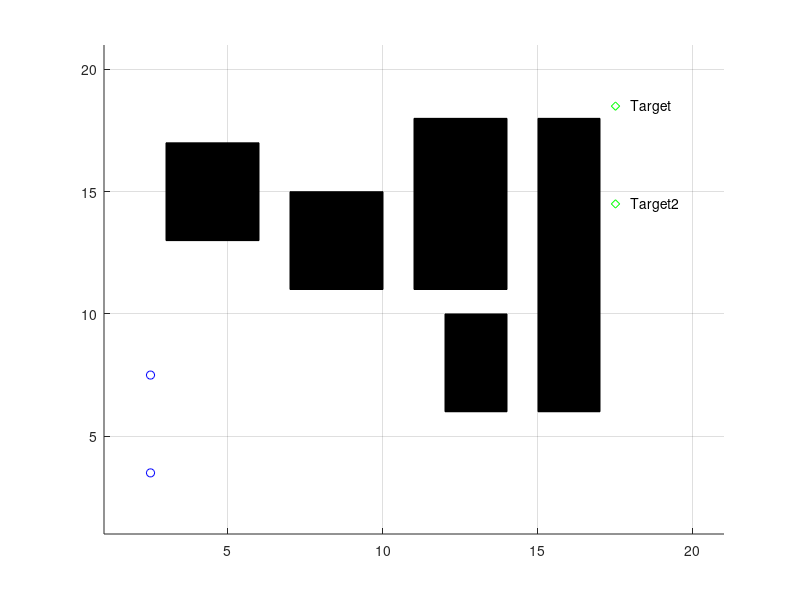

This figure's MATLAB source: (Note: this script raises an error after producing the figure.)

clc
clear
close all

max_x=20;
max_y=20;

environment=2*(ones(max_x,max_y));

j=0;
axis([1 max_x+1 1 max_y+1])
grid on;
hold on;
n=0;

% GOALS 
xval=17;
yval=18;
x_target=xval;
y_target=yval;

xval2 = 17;
yval2 = 14;
x_target2=xval2;
y_target2=yval2;

environment(xval,yval)=0;%Initialize environment with location of the target
environment(xval2,yval2) = 0;

plot(xval+.5,yval+.5,'gd');
text(xval+1,yval+.5,'Target')

plot(xval2+.5,yval2+.5,'gd');
text(xval2+1,yval2+.5,'Target2')

% obstacle 1
for i = 3:5
    for j = 13:16
        environment(i,j) = -1; 
        %plot(i+.5,j+.5,'rd'); 
    end
end
x = [3, 6, 6, 3];
y = [13, 13, 17, 17];

fill(x,y,'k');
% obstacle 2
for i = 7:9
    for j = 11:14 
        environment(i,j) = -1;
        %plot(i+.5,j+.5,'rd'); 
    end
end

x = [7, 10, 10, 7];
y = [11, 11, 15, 15];

fill(x,y,'k');

% obstacle 3
for i = 11:13
    for j = 11:17 
        environment(i,j) = -1;
        %plot(i+.5,j+.5,'rd'); 
    end
end
x = [11, 14, 14, 11];
y = [11, 11, 18, 18];

fill(x,y,'k');
% obstacle 4
for i = 12:13
    for j = 6:9 
        environment(i,j) = -1;
        %plot(i+.5,j+.5,'rd'); 
    end
end

x = [12, 14, 14, 12];
y = [6, 6, 10, 10];

fill(x,y,'k');

% obstacle 5
for i = 15:16
    for j = 6:17 
        environment(i,j) = -1;
        %plot(i+.5,j+.5,'rd'); 
    end
end

x = [15, 17, 17, 15];
y = [6, 6, 18, 18];

fill(x,y,'k');

%plot(19+.5,19+.5,'gd');

xval=2;
yval=7;
x_start=xval;%Starting Position
y_start=yval;%Starting Position

xval2 = 2;
yval2 = 3;
x_start2=xval2;%Starting Position
y_start2=yval2;%Starting Position

environment(xval,yval)=1;
environment(xval2,yval2)=1;

plot(xval+.5,yval+.5,'bo');
plot(xval2+.5,yval2+.5,'bo');

valid=[]; % x | y | parent_x | parent_y | h(n) | g(n) | f(n) 
valid2=[]; % x | y | parent_x | parent_y | h(n) | g(n) | f(n) 


in_valid=[]; % x | y
in_valid2=[]; % x | y


k=1;
for i=1:max_x
    for j=1:max_y
        if(environment(i,j) == -1) % check if obstacle
            in_valid(k,1)=i;            
            in_valid(k,2)=j;
            in_valid2(k,1)=i;
            in_valid2(k,2)=j;
            k=k+1;
        end
    end
end
in_valid_size=size(in_valid,1);
in_valid_size2=size(in_valid2,1);

cell_x=x_start;
cell_y=y_start;

cell_x2=x_start2;
cell_y2=y_start2;

valid_size=1; % initialize size of valid_list
valid_size2=1; % initialize size of valid_list

path_cost=0;
path_cost2=0;

goal_distance=sqrt((cell_x-x_target)^2 + (cell_y-y_target)^2);
goal_distance2=sqrt((cell_x2-x_target2)^2 + (cell_y2-y_target2)^2);

new_row=[1,8];
new_row(1,1)=1;
new_row(1,2)=cell_x;
new_row(1,3)=cell_y;
new_row(1,4)=cell_x; % parent x
new_row(1,5)=cell_y; % parent y 
new_row(1,6)=path_cost;
new_row(1,7)=goal_distance;
new_row(1,8)=goal_distance;

new_row2=[1,8];
new_row2(1,1)=1;
new_row2(1,2)=cell_x;
new_row2(1,3)=cell_y;
new_row2(1,4)=cell_x; % parent x
new_row2(1,5)=cell_y; % parent y 
new_row2(1,6)=path_cost;
new_row2(1,7)=goal_distance;
new_row2(1,8)=goal_distance;

valid(valid_size,:)=new_row; % initializing path with start position
valid(valid_size,1)=0;

valid2(valid_size2,:)=new_row2; % initializing path with start position
valid2(valid_size2,1)=0;

in_valid_size=in_valid_size+1;
in_valid(in_valid_size,1)=cell_x; % make it invalid for further iterations
in_valid(in_valid_size,2)=cell_y;

in_valid_size2=in_valid_size2+1;
in_valid2(in_valid_size2,1)=cell_x2; % make it invalid for further iterations
in_valid2(in_valid_size2,2)=cell_y2;

path_not_found=1;
path_not_found2=1;

first_found = 0;
second_found = 0;
%&& (cell_x2 ~= x_target2 || cell_y2 ~= y_target2)
% && path_not_found2 == 1

while((cell_x ~= x_target || cell_y ~= y_target) && path_not_found == 1)
    % x | y | h | g | f
        successors=explore_successors(cell_x,cell_y,path_cost,x_target,y_target,in_valid,max_x,max_y);
        successors_size=size(successors,1);
        for i=1:successors_size
        flag=0;
        for j=1:valid_size
            if(successors(i,1) == valid(j,2) && successors(i,2) == valid(j,3) ) % if successor same as already existing cell inpath
    %             disp('valid')
    %             valid
    %             disp(' ');
                valid(j,8)=min(valid(j,8),successors(i,5)); % check for minimum f and then pick it 
                if valid(j,8) == successors(i,5)
                    valid(j,4)=cell_x;% parent x
                    valid(j,5)=cell_y;% parent y
                    valid(j,6)=successors(i,3); % h
                    valid(j,7)=successors(i,4); % g
                end;
                flag=1;
            end;
        end;
        if flag == 0 % if new cell with minimum f(n) then add to valid_path
            valid_size= valid_size+1;
            new_row=[1,8];
            new_row(1,1)=1;
            new_row(1,2)=successors(i,1);
            new_row(1,3)=successors(i,2);
            new_row(1,4)=cell_x; % parent x
            new_row(1,5)=cell_y; % parent y
            new_row(1,6)=successors(i,3); % h
            new_row(1,7)=successors(i,4); % g
            new_row(1,8)=successors(i,5); % f
            valid(valid_size,:)= new_row;
         end;
        end;

        index_min_cell = min_f(valid,valid_size,x_target,y_target);
        if (index_min_cell ~= -1) % if index with minimum fn is obstacle no path exists    
            cell_x=valid(index_min_cell,2);
            cell_y=valid(index_min_cell,3);
            
            fprintf('Cell for bot1 choosen x %d, y %d \n',cell_x,cell_y);    
            path_cost=valid(index_min_cell,6);
            
            in_valid_size=in_valid_size+1; % put the cell in_valid so we dont come back on it again
            in_valid(in_valid_size,1)=cell_x;
            in_valid(in_valid_size,2)=cell_y;
            valid(index_min_cell,1)=0;
        else
            path_not_found=0;
        end;
end;
% backtracking to find the path

i=size(in_valid,1);
path=[];
xval=in_valid(i,1); % pick last in in_valid_list that must be target
yval=in_valid(i,2);
i=1;
path(i,1)=xval;
path(i,2)=yval;
i=i+1;

if ( (xval == x_target) && (yval == y_target))
    inode=0;
   parent_x=valid(find((valid(:,2) == xval) & (valid(:,3) == yval),1),4);
   parent_y=valid(find((valid(:,2) == xval) & (valid(:,3) == yval),1),5);
   
   while( parent_x ~= x_start || parent_y ~= y_start)
           path(i,1) = parent_x;
           path(i,2) = parent_y;
           
           inode=find((valid(:,2) == parent_x) & (valid(:,3) == parent_y),1);
           parent_x=valid(inode,4);
           parent_y=valid(inode,5);
           i=i+1;
    end;

% plottin path

j=size(path,1);
 p=plot(path(j,1)+.5,path(j,2)+.5,'bo');
  j=j-1;
 for i=j:-1:1
  pause(.25);
  set(p,'XData',path(i,1)+.5,'YData',path(i,2)+.5);
 drawnow ;
 end;
 plot(path(:,1)+.5,path(:,2)+.5);
else %-------------------------------------------------------------
    inode=0;
   parent_x=valid(find((valid(:,2) == xval) & (valid(:,3) == yval),1),4);
   parent_y=valid(find((valid(:,2) == xval) & (valid(:,3) == yval),1),5);
   
   while( parent_x ~= x_start || parent_y ~= y_start)
           path(i,1) = parent_x;
           path(i,2) = parent_y;
           
           inode=find((valid(:,2) == parent_x) & (valid(:,3) == parent_y),1);
           parent_x=valid(inode,4);
           parent_y=valid(inode,5);
           i=i+1;
    end;

% plottin path

j=size(path,1);
 p=plot(path(j,1)+.5,path(j,2)+.5,'bo');
  j=j-1;
 for i=j:-1:1
  pause(.25);
  set(p,'XData',path(i,1)+.5,'YData',path(i,2)+.5);
 drawnow ;
 end;
 plot(path(:,1)+.5,path(:,2)+.5);    
disp( 'Sorry, No path exists to the Target!');
end

while((cell_x2 ~= x_target2 || cell_y2 ~= y_target2) && path_not_found2 == 1)
%-----------------------------------------------------------------------    
% for second robot
% ----------------------------------------------------------------------
        % x | y | h | g | f
        successors2=explore_successors2(cell_x2,cell_y2,path_cost2,x_target2,y_target2,in_valid2,max_x,max_y,path);
        successors_size2=size(successors2,1);
        for i=1:successors_size2
        flag=0;
        for j=1:valid_size2
            if(successors2(i,1) == valid2(j,2) && successors2(i,2) == valid2(j,3) ) % if successor same as already existing cell inpath
    %             disp('valid')
    %             valid
    %             disp(' ');
                valid2(j,8)=min(valid2(j,8),successors2(i,5)); % check for minimum f and then pick it 
                if valid2(j,8) == successors2(i,5)
                    valid2(j,4)=cell_x2;% parent x
                    valid2(j,5)=cell_y2;% parent y
                    valid2(j,6)=successors2(i,3); % h
                    valid2(j,7)=successors2(i,4); % g
                end;
                flag=1;
            end;
        end;
        if flag == 0 % if new cell with minimum f(n) then add to valid_path
            valid_size2= valid_size2+1;
            new_row2=[1,8];
            new_row2(1,1)=1;
            new_row2(1,2)=successors2(i,1);
            new_row2(1,3)=successors2(i,2);
            new_row2(1,4)=cell_x2; % parent x
            new_row2(1,5)=cell_y2; % parent y
            new_row2(1,6)=successors2(i,3); % h
            new_row2(1,7)=successors2(i,4); % g
            new_row2(1,8)=successors2(i,5); % f
            valid2(valid_size2,:)= new_row2;
         end;
        end;

        index_min_cell = min_f(valid2,valid_size2,x_target2,y_target2);
        if (index_min_cell ~= -1) % if index with minimum fn is obstacle no path exists    
            cell_x2=valid2(index_min_cell,2);
            cell_y2=valid2(index_min_cell,3);
            path_cost2=valid2(index_min_cell,6);
            if(valid2(index_min_cell,8)>1000)
                valid2(index_min_cell,8)
                valid2(:,8)
                break
%                   index_min_cell = min_f2(valid2,valid_size2,x_target2,y_target2);
%                     cell_x2=valid2(index_min_cell,2);
%                     cell_y2=valid2(index_min_cell,3);
%                     path_cost2=valid2(index_min_cell,6);                  
            end
            
            fprintf('Cell for bot2 choosen x %d, y %d \n',cell_x2,cell_y2);
%             if ( pdist([cell_x,cell_y,cell_x2,cell_y2],'euclidean') > 3)
%                 disp('coordination broken');
%                 break
%             end
            in_valid_size2=in_valid_size2+1; % put the cell in_valid so we dont come back on it again
            in_valid2(in_valid_size2,1)=cell_x2;
            in_valid2(in_valid_size2,2)=cell_y2;
            valid2(index_min_cell,1)=0;
        else
            path_not_found2=0;
        end;
        
end;        

%----------------------------------------------------------------------
% backtracking to find the path----------------------------------------
%----------------------------------------------------------------------
i=size(in_valid2,1);
path2=[];
xval2=in_valid2(i,1); % pick last in in_valid_list that must be target
yval2=in_valid2(i,2);
i=1;
path2(i,1)=xval2;
path2(i,2)=yval2;
i=i+1;

if ( (xval2 == x_target2) && (yval2 == y_target2))
    inode=0;
   parent_x2=valid2(find((valid2(:,2) == xval2) & (valid2(:,3) == yval2),1),4);
   parent_y2=valid2(find((valid2(:,2) == xval2) & (valid2(:,3) == yval2),1),5);
   
   while( parent_x2 ~= x_start2 || parent_y2 ~= y_start2)
           path2(i,1) = parent_x2;
           path2(i,2) = parent_y2;
           
           inode=find((valid2(:,2) == parent_x2) & (valid2(:,3) == parent_y2),1);
           parent_x2=valid2(inode,4);
           parent_y2=valid2(inode,5);
           i=i+1;
    end;

% plottin path

j=size(path2,1);
 p=plot(path2(j,1)+.5,path2(j,2)+.5,'ro');
  j=j-1;
 for i=j:-1:1
  pause(.25);
  set(p,'XData',path2(i,1)+.5,'YData',path2(i,2)+.5, 'Color', 'red');
 drawnow ;
 end;
 plot(path2(:,1)+.5,path2(:,2)+.5);
else %-----------------------------------------------------------------
   inode=0;
   parent_x2=valid2(find((valid2(:,2) == xval2) & (valid2(:,3) == yval2),1),4);
   parent_y2=valid2(find((valid2(:,2) == xval2) & (valid2(:,3) == yval2),1),5);
   
   while( parent_x2 ~= x_start2 || parent_y2 ~= y_start2)
           path2(i,1) = parent_x2;
           path2(i,2) = parent_y2;
           
           inode=find((valid2(:,2) == parent_x2) & (valid2(:,3) == parent_y2),1);
           parent_x2=valid2(inode,4);
           parent_y2=valid2(inode,5);
           i=i+1;
    end;

% plottin path

j=size(path2,1);
 p=plot(path2(j,1)+.5,path2(j,2)+.5,'ro');
  j=j-1;
 for i=j:-1:1
  pause(.25);
  set(p,'XData',path2(i,1)+.5,'YData',path2(i,2)+.5,'Color', 'red');
 drawnow ;
 end;
 plot(path2(:,1)+.5,path2(:,2)+.5);     
disp( 'Sorry, No path exists to the Target!');
end
